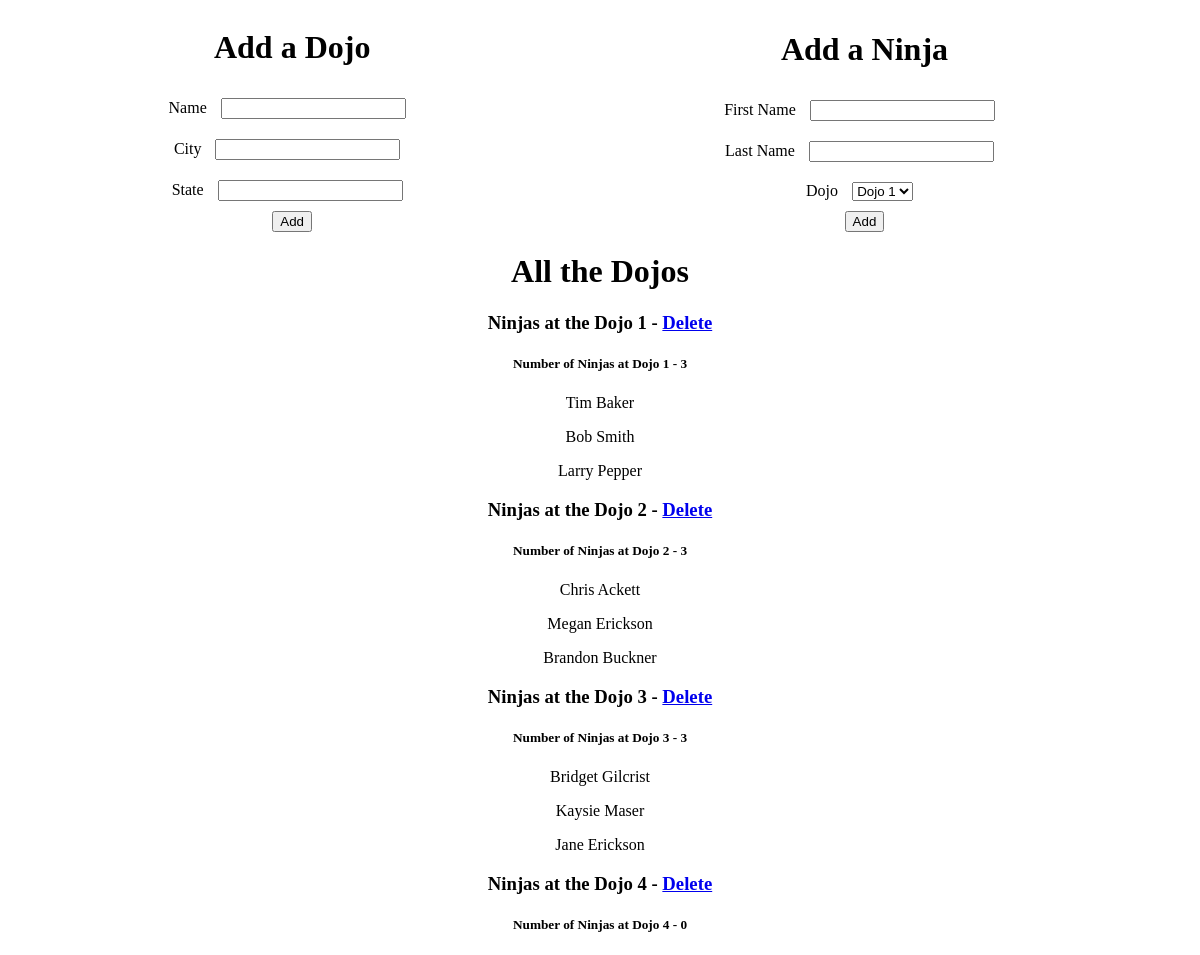
/, run on an earlier commit of the app's database.
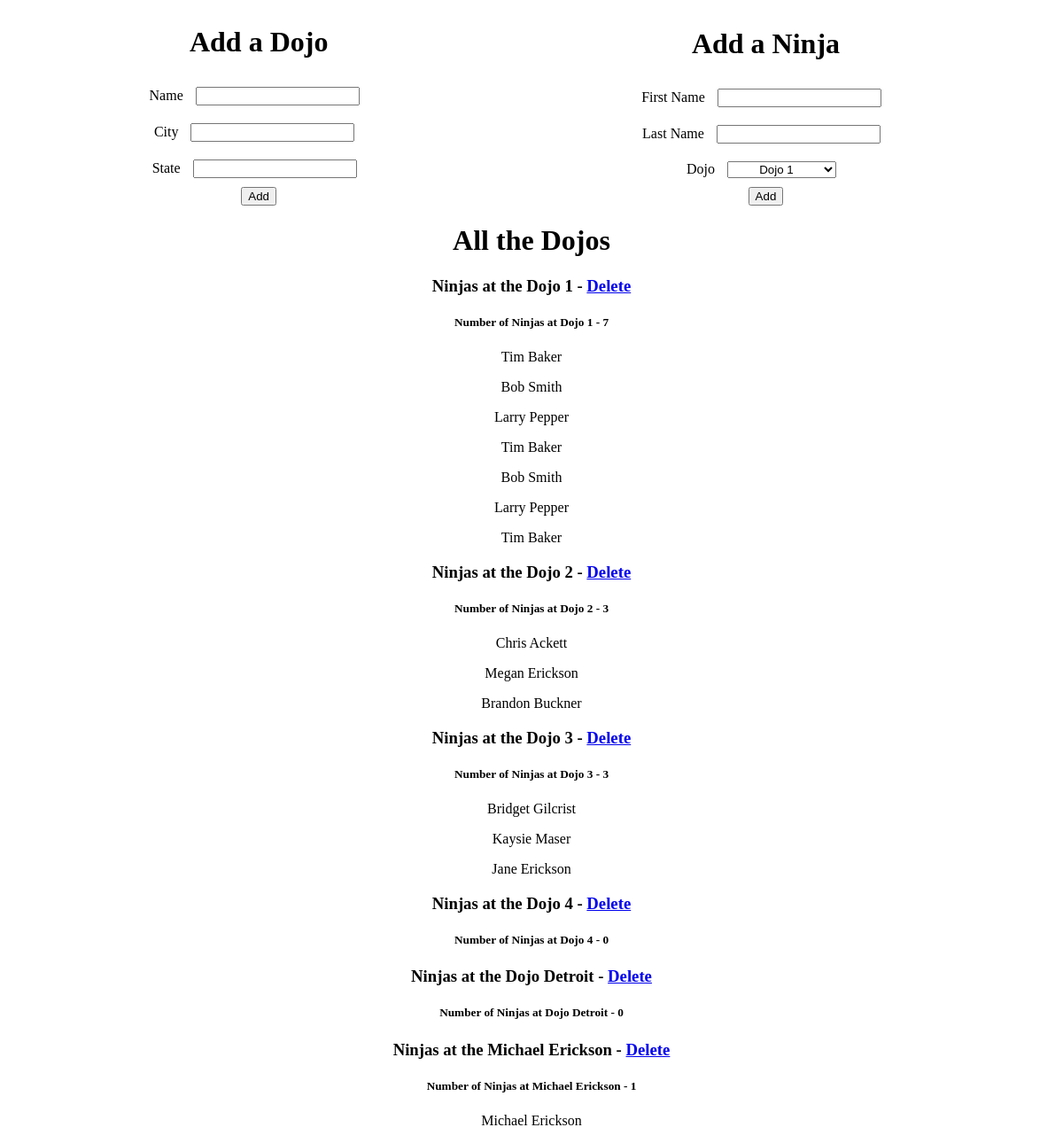
And on a later commit of the database.
### dojo_ninja_apps/models.py (models this page shows)
class Dojo(models.Model):
    name = models.CharField(max_length=255)
    city = models.CharField(max_length=255)
    state = models.CharField(max_length=2)

class Ninja(models.Model):
    first_name = models.CharField(max_length=255)
    last_name = models.CharField(max_length=255)
    dojo = models.ForeignKey(Dojo, related_name="ninjas", on_delete = models.CASCADE)

### dojo_ninja_apps/views.py (the view)
# urls.py: path('', views.index),
def index(request):
    context = {
        'dojos': Dojo.objects.all()
    }
    return render(request, 'index.html', context)

### dojo_ninja_apps/templates/index.html (shortened to what this page needs)
<!DOCTYPE html>
<html lang="en">
<head>
    {% load static %}
    <link rel="stylesheet" href="{% static 'style.css' %}">
</head>
<body>
    <div id="dojo">
        <h1>Add a Dojo</h1>
        <form action="/dojos" method="POST">
            <label for="name">Name</label>
            <input type="text" name="name" id="form">
            <label for="city">City</label>
            <input type="text" name="city" id="form">
            <label for="state">State</label>
            <input type="text" name="state" id="form">
            <input type="submit" class="padding" value="Add">
        </form>
    </div>
    <div id="ninja">
        <h1>Add a Ninja</h1>
        <form action="/ninjas" method="POST">
            <label for="first_name">First Name</label>
            <input type="text" name="first_name" id="form">
            <label for="last_name">Last Name</label>
            <input type="text" name="last_name" id="form">
            <label for="dojo">Dojo</label>
            <select name="dojo" id="form" class="form">
            {% for dojo in dojos %}
                <option value="{{ dojo.id }}">{{ dojo.name }}</option>
            {% endfor %}
            </select>
            <input type="submit" class="padding" value="Add">
        </form>
    </div>
    <div id="all">
        <h1>All the Dojos</h1>
        {% for dojo in dojos %}
                <h3>Ninjas at the {{ dojo.name }} - <a href="/remove_1/{{dojo.id}}">Delete</a></h3>
                <h5>Number of Ninjas at {{ dojo.name }} - {{dojo.ninjas.count}}</h5>
                {% for ninja in dojo.ninjas.all %}
                    <p>{{ ninja.first_name }} {{ ninja.last_name }}</p>
                {% endfor %}
            {% endfor %}
    </div>
</body>
</html>

### dojo_ninja_apps/static/style.css (style rules this page uses)
#all { text-align: center; }
#dojo { display: inline-block; width: 48%; text-align: center; }
#ninja { display: inline-block; width: 48%; text-align: center; }
#form { text-align:center; margin: 10px; }

What changed in the data, as far as the page shows it:
computed for Dojo "Dojo 1": ninjas.count "3" → "7"
added Ninja: first_name "Tim", last_name "Baker", shown under Dojo "Dojo 1"
added Ninja: first_name "Bob", last_name "Smith", shown under Dojo "Dojo 1"
added Ninja: first_name "Larry", last_name "Pepper", shown under Dojo "Dojo 1"
added Ninja: first_name "Tim", last_name "Baker", shown under Dojo "Dojo 1"
added Dojo: name "Dojo Detroit", ninjas.count "0"
added Dojo: name "Michael Erickson", ninjas.count "1"
added Ninja: first_name "Michael", last_name "Erickson", shown under "Michael Erickson"
